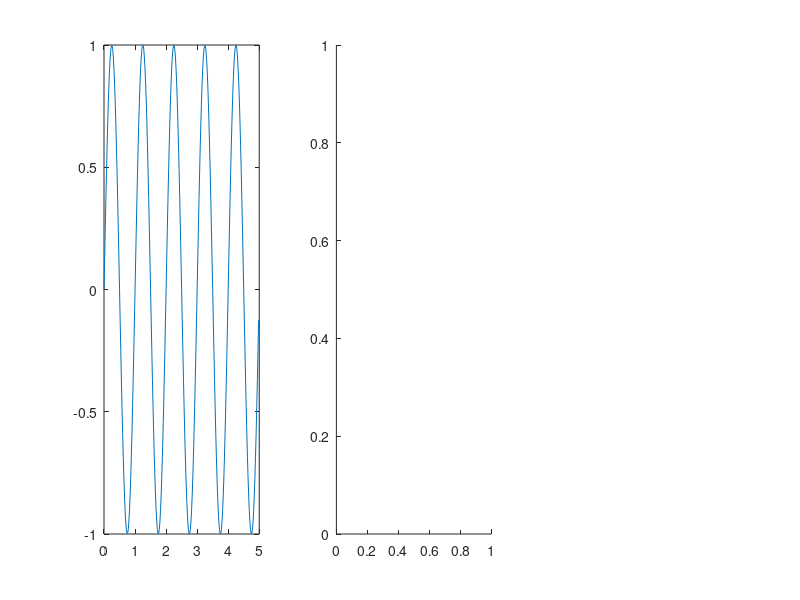

MATLAB code to generate this figure: (Note: this script raises an error after producing the figure.)
%2.1
clear all

ta = 0.02;
t = 0:ta:5-ta;
y = sin(2*pi*t);
Amp = 1;
figure(1)
subplot(1,3,1)
plot(t,y)
subplot(1,3,2)
[X,f] = Espetro(y,ta);
plot(f,abs(X))
subplot(1,3,3)
[recont, reconx] = ReconstroiSinal(y,ta);
Vfs = 2*Amp;
plot(recont,reconx)
for n=2:4
figure(n)
    delta = Vfs/2^n;

    [indx, quantz] = quantiz(y,-Vfs+delta:delta:Vfs,-Vfs+delta/2:delta:Vfs+delta/2);
    
    subplot(1,3,1)
    plot(t,y, "g", t,quantz)
    subplot(1,3,2)
    [X,f] = Espetro(y,ta);
    plot(f,abs(X))
    [recont, reconx] = ReconstroiSinal(quantz,ta);
    subplot(1,3,3)
plot(recont,reconx)
end

